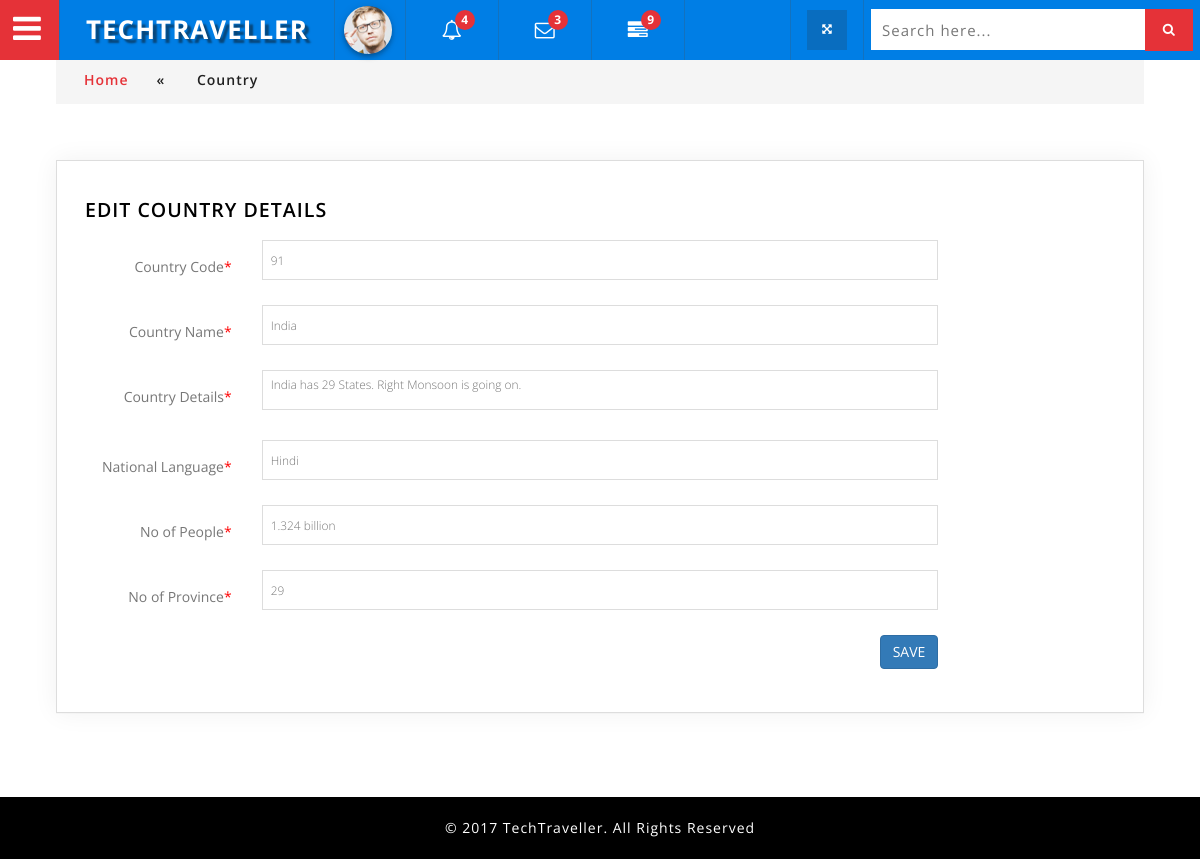
The page /admin/editCountry.php?country_id=2 (signed in) on the database its author committed.
### tables this page shows
CREATE TABLE `country` (
  `country_id` int(11) NOT NULL,
  `country_code` varchar(45) NOT NULL,
  `country_name` varchar(100) NOT NULL,
  `country_details` text NOT NULL,
  `language` varchar(450) NOT NULL,
  `no_of_people` varchar(45) NOT NULL,
  `no_of_province` varchar(45) NOT NULL,
  `username` varchar(45) NOT NULL,
  `ipaddress` varchar(45) NOT NULL,
  `date` varchar(45) NOT NULL
);

### admin/editCountry.php (the view, shortened to what this page needs)
<?php
include "db/db_connect.php";
?>
<!DOCTYPE html>
<html lang="zxx">
<head>
<?php include "library.php";?>
</head>
<body>
<div class="wthree_agile_admin_info">
		  <?php include "menu.php";?>
				<div class="inner_content">
						<div class="w3l_agileits_breadcrumbs">
							<div class="w3l_agileits_breadcrumbs_inner">
								<ul>
									<li><a href="main-page.html">Home</a><span>«</span></li>
									<li>Country</li>
								</ul>
							</div>
						</div>
					<div class="inner_content_w3_agile_info two_in">
					  <div class="wthree_general graph-form agile_info_shadow ">
						 <h3 class="w3_inner_tittle two">Edit Country Details </h3>
							<?php
								$country_id = $_GET['country_id'];
								$sql = "select * from country where country_id='$country_id' order by country_id desc limit 1";
								$result = mysqli_query($con,$sql) or die(mysqli_error($con));
								$row = mysqli_fetch_assoc($result);
							?>
							<div class="grid-1 ">
									<div class="form-body">
											<form class="form-horizontal">
												<div class="form-group">
													<label for="focusedinput" class="col-sm-2 control-label">Country Code<span style="color:red;">*</span></label>
													<div class="col-sm-8">
														<input type="text" class="form-control1" id="country_code" name="country_code" placeholder="Eg: 91" required value="<?php echo $row['country_code'];?>">
													</div>
												</div>
												<div class="form-group">
													<label for="focusedinput" class="col-sm-2 control-label">Country Name<span style="color:red;">*</span></label>
													<div class="col-sm-8">
														<input type="text" class="form-control1" id="country_name" name="country_name" placeholder="Eg: India" required value="<?php echo $row['country_name'];?>">
													</div>
												</div>
												<div class="form-group">
													<label for="txtarea1" class="col-sm-2 control-label">Country Details<span style="color:red;">*</span></label>
													<div class="col-sm-8">
														<textarea name="txtarea1" id="country_details" name="country_details" cols="50" rows="6"  placeholder="Eg: India is surrounded with two seas and one oceans from three sides." class="form-control1"><?php echo $row['country_details'];?></textarea>
													</div>
												</div>
												<div class="form-group">
													<label for="focusedinput" class="col-sm-2 control-label">National Language<span style="color:red;">*</span></label>
													<div class="col-sm-8">
														<input type="text" class="form-control1" id="language" name="language" placeholder="Eg: Hindi" required value="<?php echo $row['language'];?>">
													</div>
												</div>
												<div class="form-group">
													<label for="focusedinput" class="col-sm-2 control-label">No of People<span style="color:red;">*</span></label>
													<div class="col-sm-8">
														<input type="text" class="form-control1" id="no_of_people" name="no_of_people" placeholder="Eg: 1.2 Billion" required value="<?php echo $row['no_of_people'];?>">
													</div>
												</div>
												<div class="form-group">
													<label for="focusedinput" class="col-sm-2 control-label">No of Province<span style="color:red;">*</span></label>
													<div class="col-sm-8">
														<input type="text" class="form-control1" id="no_of_province" name="no_of_province" placeholder="Eg: 28" required value="<?php echo $row['no_of_province'];?>">
													</div>
												</div>
												<div class="form-group" align="right">
													<div class="col-sm-10">
														<button type="submit" class="btn btn-primary" id="add">SAVE</button>
													</div>
												</div>
											</form>
									</div>
							</div>
						</div>
					</div>
				    </div>
				</div>
<?php include "footer.php";?>
</body>
</html>

### admin/css/component.css (style rules this page uses)
*, *:after, *::before { -webkit-box-sizing: border-box; -moz-box-sizing: border-box; box-sizing: border-box; }

### admin/css/circles.css (style rules this page uses)
body { background-color:#ECF0F1; }

### admin/css/style.css (style rules this page uses)
body { margin:0; padding:0; background:#fff; font-family: 'Open Sans', sans-serif; }
h1,h2,h3,h4,h5,h6 { margin:0; font-family: 'Open Sans', sans-serif; }
ul { margin:0; padding:0; }
p,ul,ol { font-size:14px; }
input[type="submit"],a,.nbs-flexisel-nav-left,.nbs-flexisel-nav-right { transition:.5s ease-in; -webkit-transition:.5s ease-in; -moz-transition:.5s ease-in; -o-transition:.5s ease-in; -ms-transition:.5s ease-in; }
.wthree_agile_admin_info { position: relative; }
.inner_content { padding: 4em 4em; }
.agile_info_shadow { padding: 1em; box-shadow: 0 0px 24px 0 rgba(0, 0, 0, 0.06), 0 1px 0px 0 rgba(0, 0, 0, 0.02); -webkit-box-shadow: 0 0px 24px 0 rgba(0, 0, 0, 0.06), 0 1px 0px 0 rgba(0, 0, 0, 0.02); -moz-box-shadow: 0 0px 24px 0 rgba(0, 0, 0, 0.06), 0 1px 0px 0 rgba(0, 0, 0, 0.02); -o-box-shadow:0 0px 24px 0 rgba(0, 0, 0, 0.06), 0 1px 0px 0 rgba(0, 0, 0, 0.02); border: 1px solid #ddd; }
h3.w3_inner_tittle.two { color: #000; font-weight: 600; }
h3.w3_inner_tittle { text-transform: uppercase; color: #fff; margin: 0.5em 0 1em 0; font-weight: 800; font-size: 1.4em; letter-spacing:1px; }
.inner_content_w3_agile_info { margin-top:4.5em; }
.inner_content_w3_agile_info.two_in { margin-top: 4em; }
.w3l_agileits_breadcrumbs { padding:1em 0; background:#f5f5f5; }
.w3l_agileits_breadcrumbs ul li { display:inline-block; color:#212121; font-weight:600; font-family: 'Open Sans', sans-serif; letter-spacing:1px; }
.w3l_agileits_breadcrumbs ul li a { color: #e53238; text-decoration:none; font-family: 'Open Sans', sans-serif; }
.w3l_agileits_breadcrumbs ul li span { padding:0 2em; }
.w3l_agileits_breadcrumbs_inner { padding: 0 2em; }
label { display: inline-block; max-width: 100%; margin-bottom: 5px; font-weight: 400; font-size: 1em; color: #777; }
button, input, select, textarea { font-family: inherit; font-size: inherit; line-height: inherit; }
label.control-label { margin-top: 10px; }
.wthree_general { width: 100%; }
.form-control1, .form-control_2.input-sm { border: 1px solid #ddd; padding: 5px 8px; color: #777; background: #fff; box-shadow: none !important; width: 100%; font-size: 0.85em; font-weight: 300; height: 40px; border-radius: 0; -webkit-appearance: none; resize: none; outline: none; margin-bottom: 10px; }
.form-horizontal .control-label { padding-top: 7px; margin-bottom: 0; text-align: right; }
.graph-form { margin-bottom: 2em; padding: 2em; }

### rows shown on the page
country: country_code "91", country_name "India", txtarea1 "India has 29 States. Right Monsoon is going on.", language "Hindi", no_of_people "1.324 billion", no_of_province "29"
